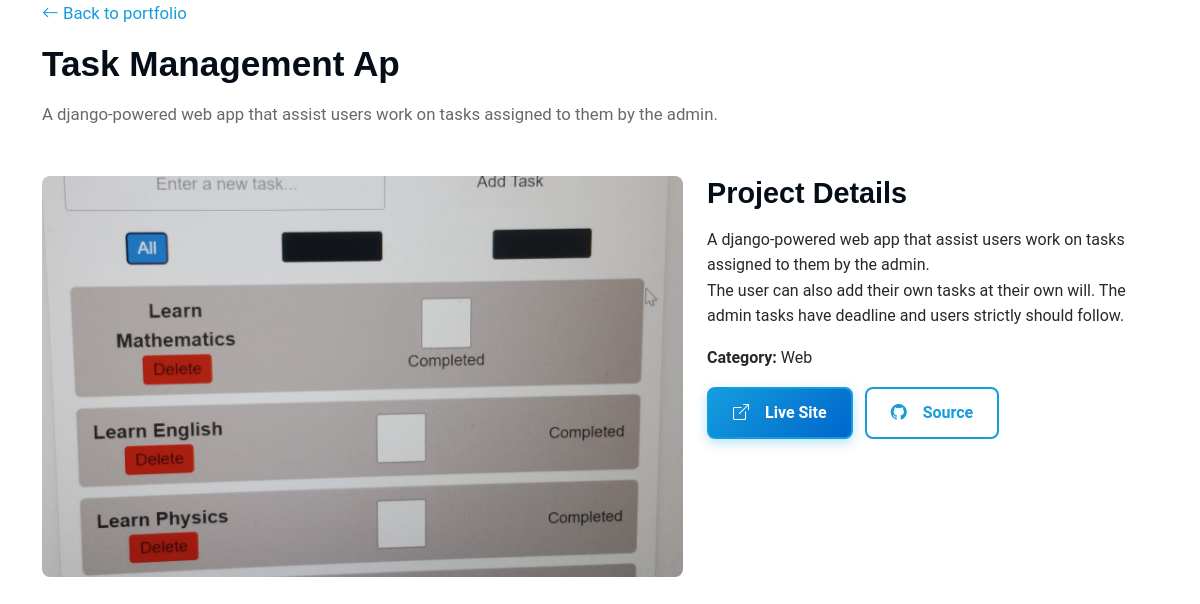
/projects/task-management-ap/, run on the app's committed database.
### myportifolio/models.py (models this page shows, shortened)
class TimestampedModel(models.Model):
    created_at = models.DateTimeField(auto_now_add=True)
    updated_at = models.DateTimeField(auto_now=True)
    class Meta:
        abstract = True

class Project(TimestampedModel):
    CATEGORY_CHOICES = [
        ("app", "App"),
        ("web", "Web"),
        ("branding", "Branding"),
        ("product", "Product"),
        ("other", "Other"),
    ]
    title = models.CharField(max_length=140)
    slug = models.SlugField(max_length=160, unique=True, blank=True)
    category = models.CharField(max_length=30, choices=CATEGORY_CHOICES, default="web")
    short_description = models.CharField(max_length=255)
    description = models.TextField(blank=True)
    image = models.CharField(max_length=255, default="assets/img/portfolio/app-1.jpg")
    project_url = models.URLField(blank=True)
    source_url = models.URLField(blank=True)
    is_featured = models.BooleanField(default=False)
    order = models.PositiveIntegerField(default=0)
    class Meta:
        ordering = ["order", "title"]

### myportifolio/views.py (the view)
# urls.py: path("projects/<slug:slug>/", views.project_detail, name="project_detail"),
def project_detail(request, slug):
    project = get_object_or_404(Project, slug=slug)
    return render(
        request,
        "project_detail.html",
        {"profile": _site_profile(), "project": project},
    )

### myportifolio/views.py (called while the page is built, shortened)
def _site_profile():
    profile = SiteProfile.objects.order_by("-updated_at").first()
    if profile:
        return profile

### myportifolio/templates/project_detail.html (shortened to what this page needs)
{% load static %}
<!DOCTYPE html>
<html lang="en">
<head>
  <link href="{% static 'assets/vendor/bootstrap/css/bootstrap.min.css' %}" rel="stylesheet">
  <link href="{% static 'assets/vendor/bootstrap-icons/bootstrap-icons.css' %}" rel="stylesheet">
  <link href="{% static 'assets/css/main.css' %}" rel="stylesheet">
</head>
<body>
  <main class="main">
    <section class="section">
      <div class="container section-title">
        <p><a href="{% url 'index' %}#portfolio"><i class="bi bi-arrow-left"></i> Back to portfolio</a></p>
        <h2>{{ project.title }}</h2>
        <p>{{ project.short_description }}</p>
      </div>
      <div class="container">
        <div class="row gy-4 align-items-start">
          <div class="col-lg-7">
            <img src="{% static project.image %}" class="project-image" alt="{{ project.title }}">
          </div>
          <div class="col-lg-5">
            <h3>Project Details</h3>
            <p>{{ project.description|linebreaksbr }}</p>
            <p><strong>Category:</strong> {{ project.get_category_display }}</p>
            {% if project.project_url %}<a href="{{ project.project_url }}" class="btn btn-primary me-2"><i class="bi bi-box-arrow-up-right me-2"></i>Live Site</a>{% endif %}
            {% if project.source_url %}<a href="{{ project.source_url }}" class="btn btn-outline-primary"><i class="bi bi-github me-2"></i>Source</a>{% endif %}
          </div>
        </div>
      </div>
    </section>
  </main>
</body>
</html>

### myportifolio/static/assets/css/main.css (style rules this page uses)
:root { --default-font: "Roboto", system-ui, -apple-system, "Segoe UI", Roboto, "Helvetica Neue", Arial, "Noto Sans", "Liberation Sans", sans-serif, "Apple Color Emoji", "Segoe UI Emoji", "Segoe UI Symbol", "Noto Color Emoji"; --heading-font: "Raleway", sans-serif; --nav-font: "Poppins", sans-serif; --background-color: #ffffff; --default-color: #272829; --heading-color: #050d18; --accent-color: #149ddd; --surface-color: #ffffff; --contrast-color: #ffffff; --gradient-primary: linear-gradient(135deg, #149ddd 0%, #0066cc 100%); --gradient-light: linear-gradient(135deg, #f4fafd 0%, #e8f4f8 100%); --shadow-sm: 0 2px 8px rgba(0, 0, 0, 0.08); --shadow-md: 0 4px 16px rgba(0, 0, 0, 0.12); --shadow-lg: 0 8px 24px rgba(0, 0, 0, 0.15); --transition: all 0.3s cubic-bezier(0.4, 0, 0.2, 1); }
html { scroll-behavior: smooth; }
body { color: var(--default-color); background-color: var(--background-color); font-family: var(--default-font); font-size: 16px; line-height: 1.6; }
a { color: var(--accent-color); text-decoration: none; transition: var(--transition); }
h1, h2, h3, h4, h5, h6 { color: var(--heading-color); font-family: var(--heading-font); font-weight: 700; margin-bottom: 1rem; line-height: 1.2; }
h2 { font-size: 2.2rem; }
h3 { font-size: 1.8rem; }
.btn { padding: 0.75rem 1.5rem; border-radius: 8px; font-weight: 600; font-size: 1rem; border: 2px solid transparent; transition: var(--transition); display: inline-flex; align-items: center; justify-content: center; gap: 0.5rem; }
.btn-primary { background: var(--gradient-primary); color: white; border-color: var(--accent-color); box-shadow: 0 4px 12px rgba(20, 157, 221, 0.3); }
.btn-outline-primary { border-color: var(--accent-color); color: var(--accent-color); background: transparent; }
.section-title { text-align: left; margin-bottom: 3rem; }
.section-title h2 { font-size: 2.2rem; margin-bottom: 1rem; position: relative; display: inline-block; }
.section-title p { color: color-mix(in srgb, var(--default-color), transparent 30%); font-size: 1.05rem; }

### myportifolio/templates/project_detail.html (style rules this page uses)
.project-image { border-radius:8px;aspect-ratio:16/10;object-fit:cover;width:100%; }

### data on the page
Project: title "Task Management Ap", short_description "A django-powered web app that assist users work on tasks assigned to them by the admin.", image (picture), description "A django-powered web app that assist users work on tasks assigned to them by the admin. The user can also add their own tasks at their own will. The admin tasks have deadline and users strictly should follow.", category "Web"
